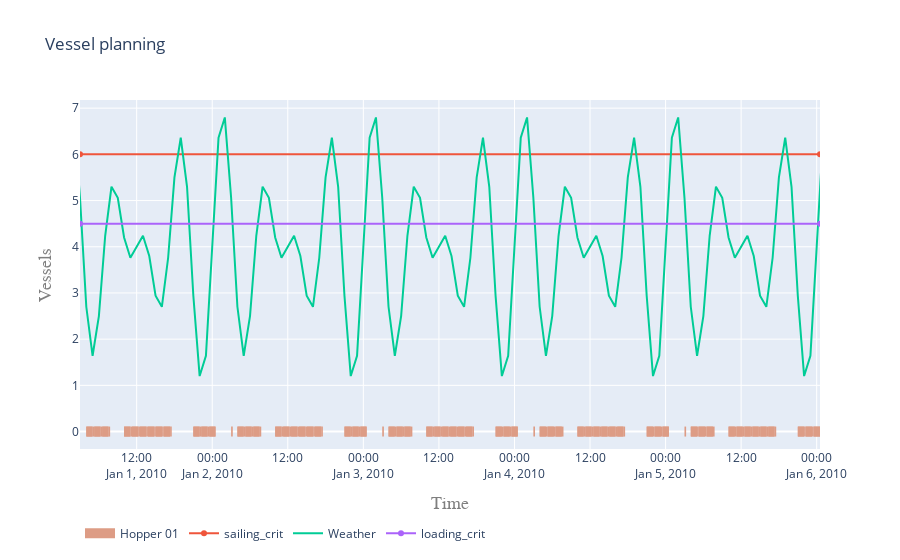

Source (notebook cell):
### Code cell
res = plot.vessel_planning([hopper], y_scale="numbers", static=True)
data = res['data']
layout = res['layout']

data.append({
    "name": "sailing_crit",
    "x":[hopper.log["Timestamp"][0].isoformat(), hopper.log["Timestamp"][-1].isoformat()],
    "y":[sailing_crit.maximum,sailing_crit.maximum],
})

data.append({
    "name": "Weather",
    "x":metocean_df.index,
    "y":metocean_df[sailing_crit.condition],
})



data.append({
    "name": "loading_crit",
    "x":[hopper.log["Timestamp"][0].isoformat(), hopper.log["Timestamp"][-1].isoformat()],
    "y":[loading_crit.maximum,loading_crit.maximum],
})

go.Figure(data=data, layout=layout)

### Figure 1 — Plotly figure (JSON) as saved in the notebook; plotly's stock layout.template omitted (floating-point values rounded to 4 significant figures; data arrays with more than 128 entries replaced by an {"elided": "..."} marker saying what was removed)
{"data": [{"connectgaps": false, "hoverinfo": "y+name", "line": {"color": "rgb(221,156,133)", "width": 10}, "mode": "lines", "name": "Hopper 01", "type": "scatter", "x": {"elided": "900 str values"}, "y": {"elided": "900 int values"}}, {"name": "sailing_crit", "type": "scatter", "x": ["2010-01-01T03:00:00", "2010-01-06T00:31:25.649182"], "y": [6, 6]}, {"name": "Weather", "type": "scatter", "x": {"elided": "192 str values"}, "y": {"elided": "192 float values"}}, {"name": "loading_crit", "type": "scatter", "x": ["2010-01-01T03:00:00", "2010-01-06T00:31:25.649182"], "y": [4.5, 4.5]}], "layout": {"hovermode": "closest", "legend": {"orientation": "h", "x": 0, "y": -0.2}, "title": {"text": "Vessel planning"}, "xaxis": {"range": ["2010-01-01T03:00:00", "2010-01-06T00:31:25.649182"], "title": {"font": {"color": "#7f7f7f", "family": "Courier New, monospace", "size": 18}, "text": "Time"}}, "yaxis": {"title": {"font": {"color": "#7f7f7f", "family": "Courier New, monospace", "size": 18}, "text": "Vessels"}}}}
